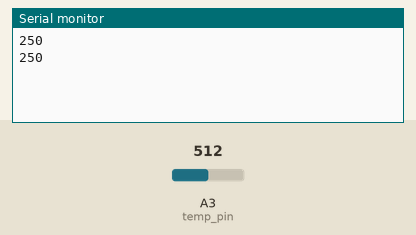
Simulated run of this sketch. Board: Arduino Uno, built with avr-gcc and run on an emulated ATmega328P. On the bench: the last lines printed to the serial monitor. Inputs (shaded band) come from the test bench; at power-on: A3 (temp_pin) = 512.

Above: at 1.8 s.
1.9 s: A3 (temp_pin) set to 716
At 2.8 s:
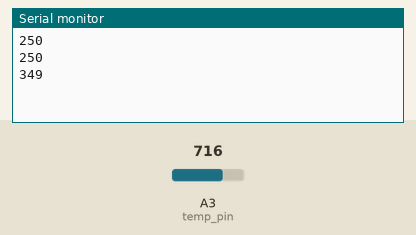
3.4 s: A3 (temp_pin) set to 900
At 4.4 s:
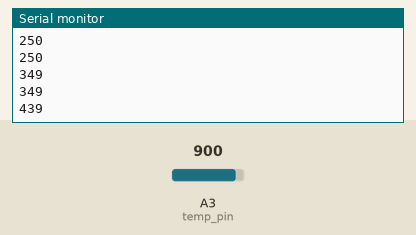
Timing chart, 0 to 6.4 s (numbered marks = the images above; inputs shaded):
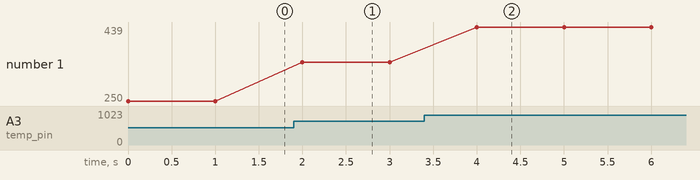

The sketch:

temp.ino
```cpp
const byte temp_pin=A3;
void setup() {
  // put your setup code here, to run once:
pinMode(A3,INPUT);
Serial.begin(9600);
}
int value=0;
int temp=0;

void loop() {
  // put your main code here, to run repeatedly:
value=analogRead(A3);
temp=(5.0*value*100.0)/1024;
Serial.println(temp);
delay(1000);

}
```

Measured:
- after the input at 1.9 s, the serial monitor: prints a new line after 0.10 s (image 1)
- after the input at 3.4 s, the serial monitor: prints a new line after 0.60 s (image 2)
- plotted number 1: 250 → 349 after the input at 1.9 s, 349 → 439 after the input at 3.4 s
